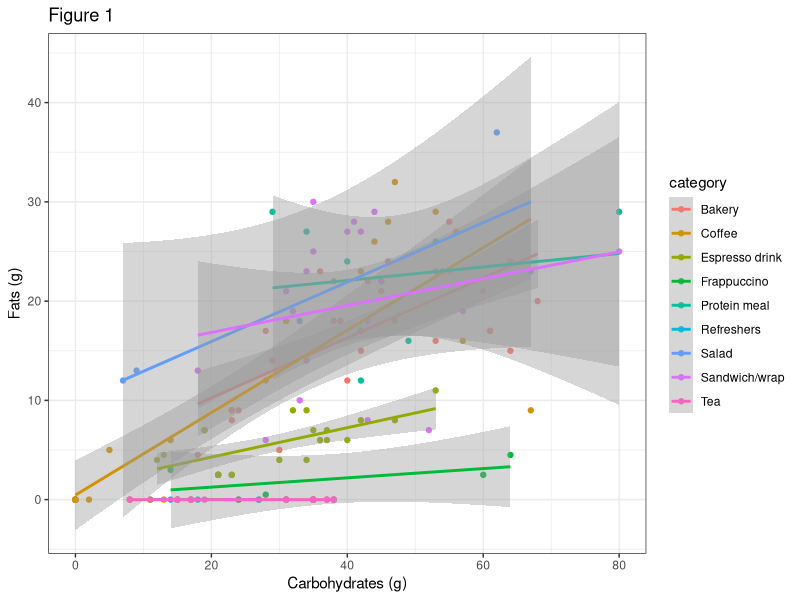
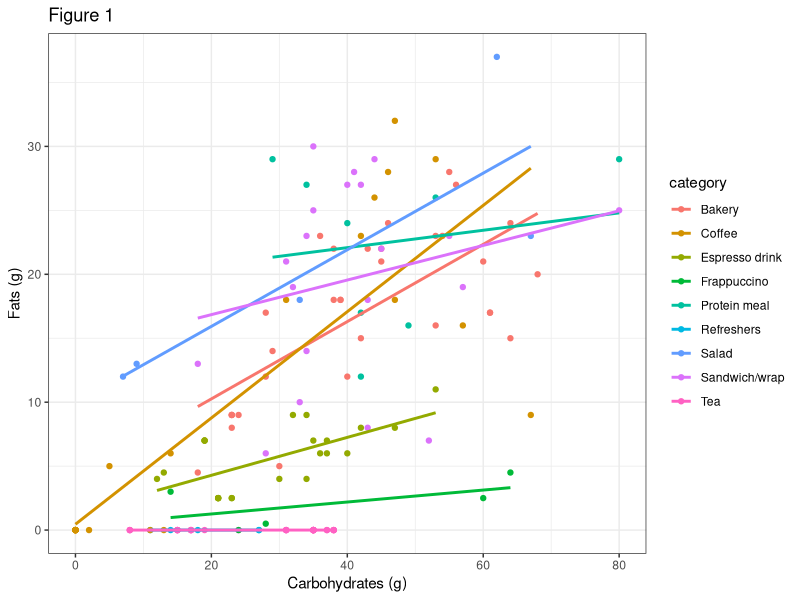
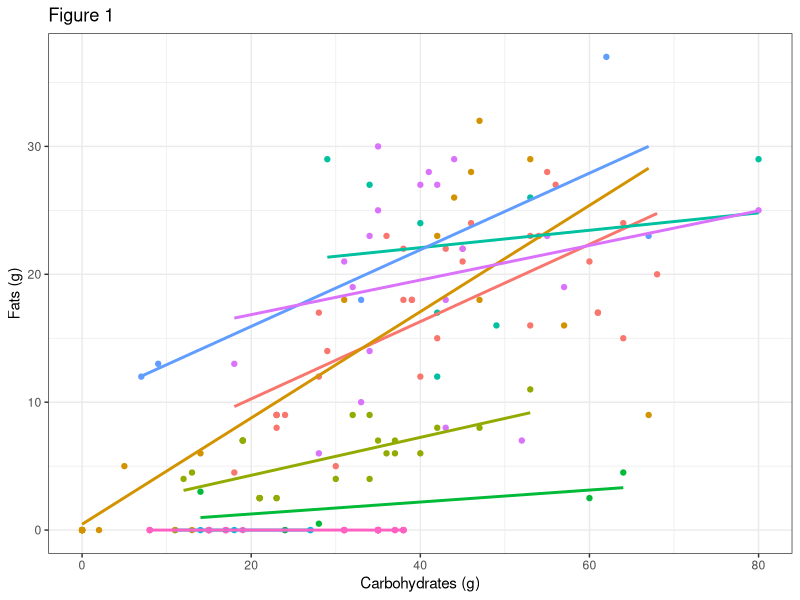
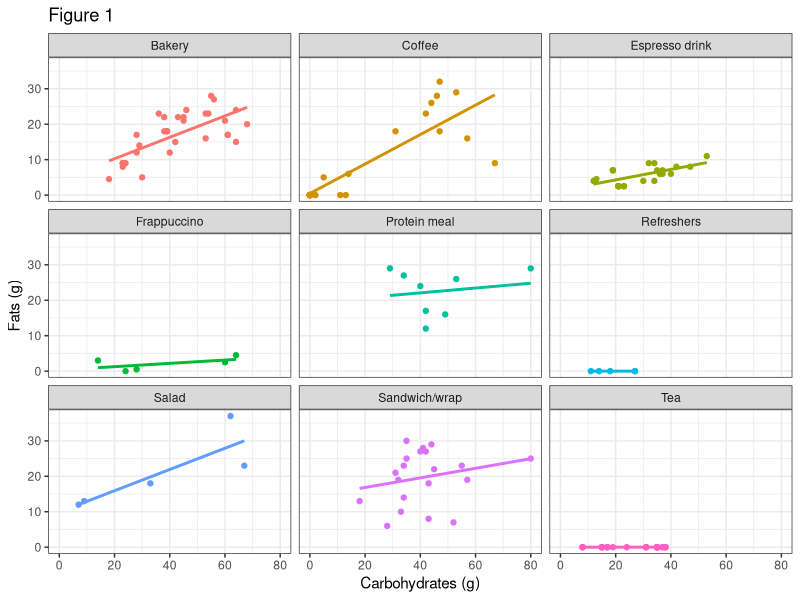
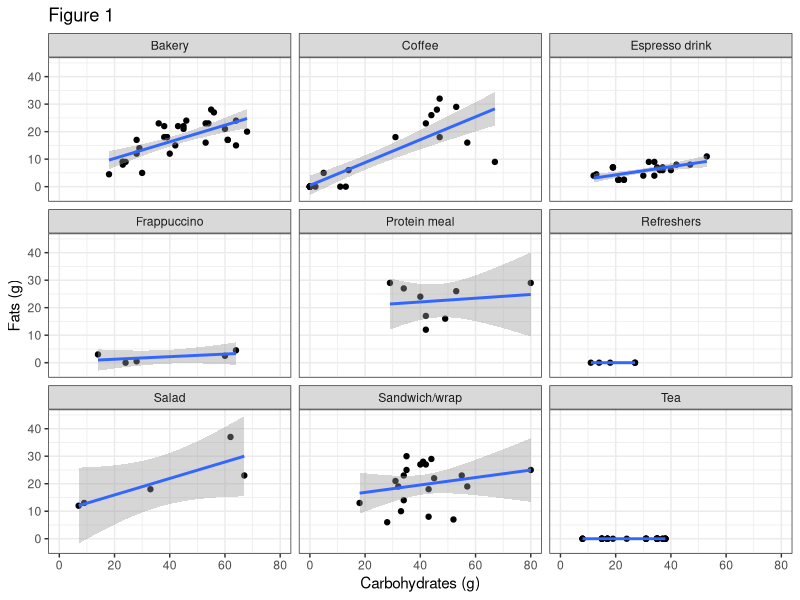

Here is the R script that generated these plots, in order:
#### Ticket out-the-door (2) - Answer ####

#' **Instructions:**
#' Import the starbucks data and clean it up by removing any items
#' for which the grams of fat or carbs are missing. Feel free
#' to also select which variables are of most interest.
#' 
#' Once you do so, pipe in the following lines
#' of code to create a new variable, called category, which
#' gives more detailed info regarding what an item includes.
#' (You'll need to un-comment it out)
# YOUR_STARBUCKS_DATA |>
# mutate(category = case_when(
#   str_detect(item, "Frappuccino") ~ "Frappuccino",
#   str_detect(item, "Latte|Cappuccino|Macchiato|Mocha|Americano") ~ "Espresso drink",
#   str_detect(item, "Coffee|Cold Brew|Roast") ~ "Coffee",
#   str_detect(item, "Tea|Tazo|Teavana") ~ "Tea",
#   str_detect(item, "Refresher|Pink Drink|Violet Drink") ~ "Refreshers",
#   str_detect(item, "Sandwich|Panini|Wrap") ~ "Sandwich/wrap",
#   str_detect(item, "Salad") ~ "Salad",
#   str_detect(item, "Protein Box|Protein Bowl") ~ "Protein meal",
#   str_detect(item, "Muffin|Cookie|Croissant|Scone|Cake|Brownie|Doughnut|Loaf|Tart") ~ "Bakery",
#   TRUE ~ NA
# ))

#' After making this modification, remove any data that's missing
#' a category (i.e., where category is NA). Now, save that result
#' into a new object, and create a plot (or plots) to answer
#' the following research question:
#' Does the relationship between carbs and fat differ based on
#' the CATEGORY of each item?
#' 
#' Make sure that the plot(s) is (are) not too "busy" 
#' with regard to the category variable
#' (facet_wrap() is your friend!).

# Loading packages
library(here)
library(psych)
library(tidyverse)

# Loading the data 
star_items <- read.csv(here("Data/starbucks_items.csv")) |>
  # For simplicity of viewing
  as_tibble()

#' Here we do a simple data cleaning/modification. Note that this
#' step is technically optional in this case. It is nice to clean the data
#' up a tad.
star_items_final <- star_items |>
  # You may not wish to select only these variables,
  # but it's up to you.
  select(item, type, fat_g, carb_g) |>
  # We filter out missing data because it doesn't
  # provide any useful information.
  filter(!is.na(fat_g) & !is.na(carb_g))

# Add in new variable based on code above
star_items_full <- star_items_final |>
  mutate(category = case_when(
    str_detect(item, "Frappuccino") ~ "Frappuccino",
    str_detect(item, "Latte|Cappuccino|Macchiato|Mocha|Americano") ~ "Espresso drink",
    str_detect(item, "Coffee|Cold Brew|Roast") ~ "Coffee",
    str_detect(item, "Tea|Tazo|Teavana") ~ "Tea",
    str_detect(item, "Refresher|Pink Drink|Violet Drink") ~ "Refreshers",
    str_detect(item, "Sandwich|Panini|Wrap") ~ "Sandwich/wrap",
    str_detect(item, "Salad") ~ "Salad",
    str_detect(item, "Protein Box|Protein Bowl") ~ "Protein meal",
    str_detect(item, "Muffin|Cookie|Croissant|Scone|Cake|Brownie|Doughnut|Loaf|Tart") ~ "Bakery",
    TRUE ~ NA
  )) |>
  filter(!is.na(category))

#' Let's get a better understanding of the breakdown of various category items
star_items_full |> count(category, sort = TRUE)

#' The labels suggest that most items (without missing data) 
#' are tea (*N* = 34), bakery items (*N* = 32), and coffee (*N* = 24), 
#' whereas frappuccinos (*N* = 5), refreshers (*N* = 5), and 
#' salads (*N* = 5) were the least popular.
#' 
#' (SIDENOTE: Frapuccinos were likely not here often because their data
#' were missing regarding their fat and sugar content.)
#' 
#' Now let's focus in on our research question:
#' how does the relationship between carbs and fat differ based on
#' the category of item?
#' 
#' The plot we did last time for our answer works particularly well.
#' We tweak it by swapping out the variable type for category.
star_items_full |>
  ggplot(aes(x = carb_g, y = fat_g, color = category)) +
  geom_point() +
  # Good addition: Fits a line of best fit with margin of error
  geom_smooth(method = "lm", formula = "y ~ x") +
  # Good addition: Adds axis labels
  labs(x = "Carbohydrates (g)", y = "Fats (g)",
       title = "Figure 1") +
  # Good addition: Makes theme simpler
  theme_bw()

#' This plot is ok, but is far too busy to make out clear
#' patterns.
#' 
#' Perhaps if we omit the se widths on geom_smooth(), it'll
#' look better?
star_items_full |>
  ggplot(aes(x = carb_g, y = fat_g, color = category)) +
  geom_point() +
  geom_smooth(method = "lm", formula = "y ~ x",
              # Remove SE widths on bars
              se = FALSE) +
  labs(x = "Carbohydrates (g)", y = "Fats (g)",
       title = "Figure 1") +
  theme_bw()

#' It looks a tad better, but is still very busy
#' and hard to decipher clear patterns. Let's
#' omit the plot legend and see if that helps.
star_items_full |>
  ggplot(aes(x = carb_g, y = fat_g, color = category)) +
  geom_point() +
  geom_smooth(method = "lm", formula = "y ~ x",
              se = FALSE) +
  labs(x = "Carbohydrates (g)", y = "Fats (g)",
       title = "Figure 1") +
  theme_bw() +
  # Add theme to get rid of legend
  theme(legend.position = "none")

#' A bit better, but now we have another problem:
#' what does each color mean?
#' 
#' I think the most reasonable solution with so
#' much data is to use facet_wrap().
#' Doing so enables us to split up the plot by
#' the category of item, making it easier to see what's
#' going on.
star_items_full |>
  ggplot(aes(x = carb_g, y = fat_g, color = category)) +
  geom_point() +
  geom_smooth(method = "lm", formula = "y ~ x",
              se = FALSE) +
  labs(x = "Carbohydrates (g)", y = "Fats (g)",
       title = "Figure 1") +
  theme_bw() +
  theme(legend.position = "none") +
  # Add facet wrap
  facet_wrap(~category)

#' This is dramatically better! Colors no longer
#' matter all that much, since each group
#' is clearly separated out.
#' We'll also omit the legend.position = "none"
#' (because we'll no longer need a legend),
#' and allow the error bars to exist.
star_items_full |>
  # Here, we omit the color argument
  ggplot(aes(x = carb_g, y = fat_g)) +
  geom_point() +
  geom_smooth(method = "lm", formula = "y ~ x") +
  labs(x = "Carbohydrates (g)", y = "Fats (g)",
       title = "Figure 1") +
  theme_bw() +
  # (We omit the legend.position = none, since there
  # is no longer a legend)
  facet_wrap(~category)

#' This graph, I think, works well because
#' it expediently answer the question we
#' cared about: does the category of item
#' affect the relationship between fat and carbs?
#' 
#' The answer is a resounding yes:
#' The relationship is strong and positive within
#' the bakery and coffee groups, and is far
#' less strong (weak to almost non-existant) within all 
#' other groups.
#' 
#' 
#' This plot also shows you the raw data points;
#' more data makes the relationships shown
#' have more evidence. (Less data means they're less
#' reliable, hence the wider error bars.)
#' 
#' It's nice because we can clearly see that
#' no tea of refreshers have fat, which is why
#' the relationship doesn't hold within
#' that group.
#' 
#' This is a good example of what's called
#' a MODERATION: the item category moderates
#' the relationship between carbs and fat.
